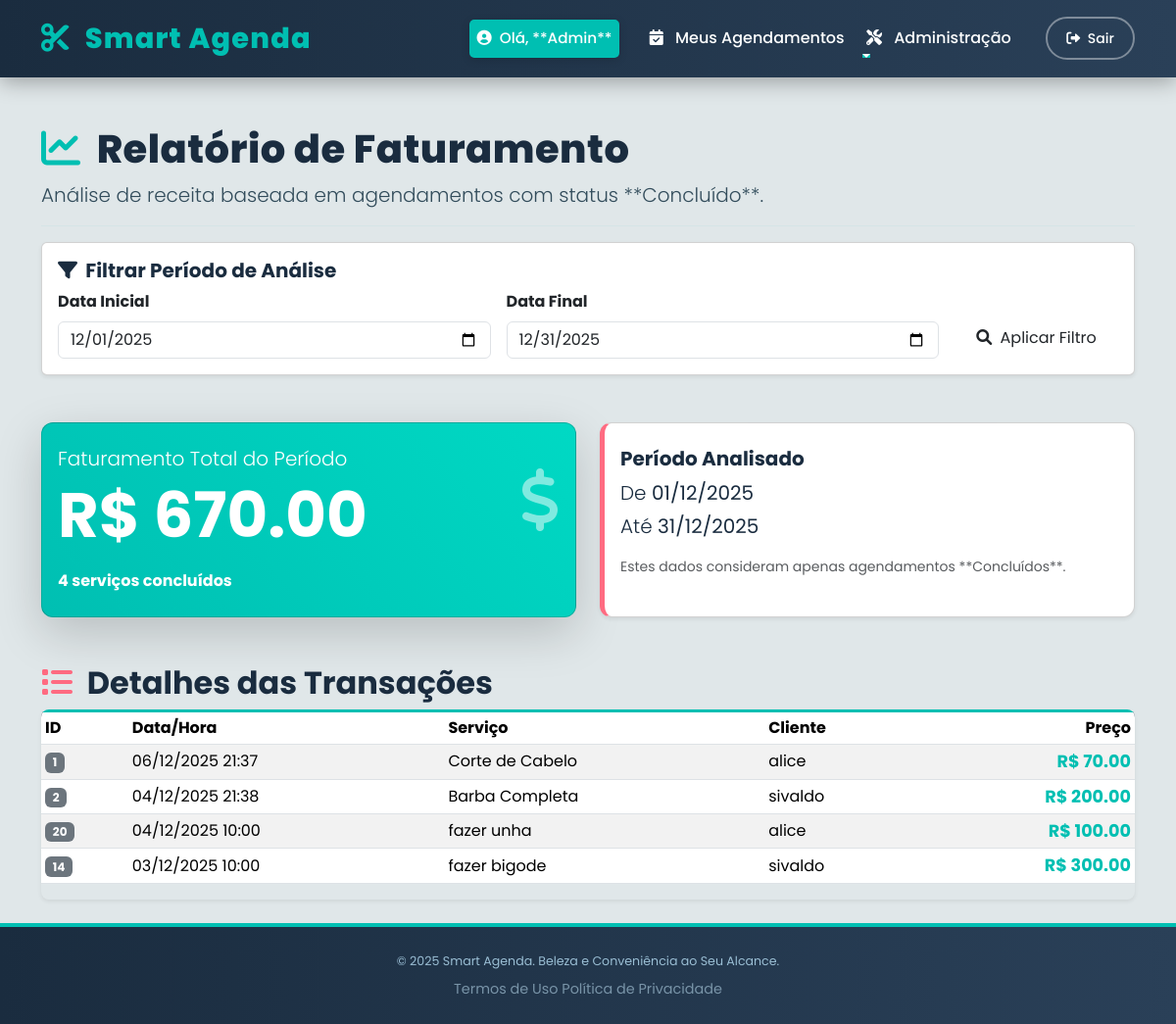
Page /services/admin/reports/billing (signed in) on the earlier database version.
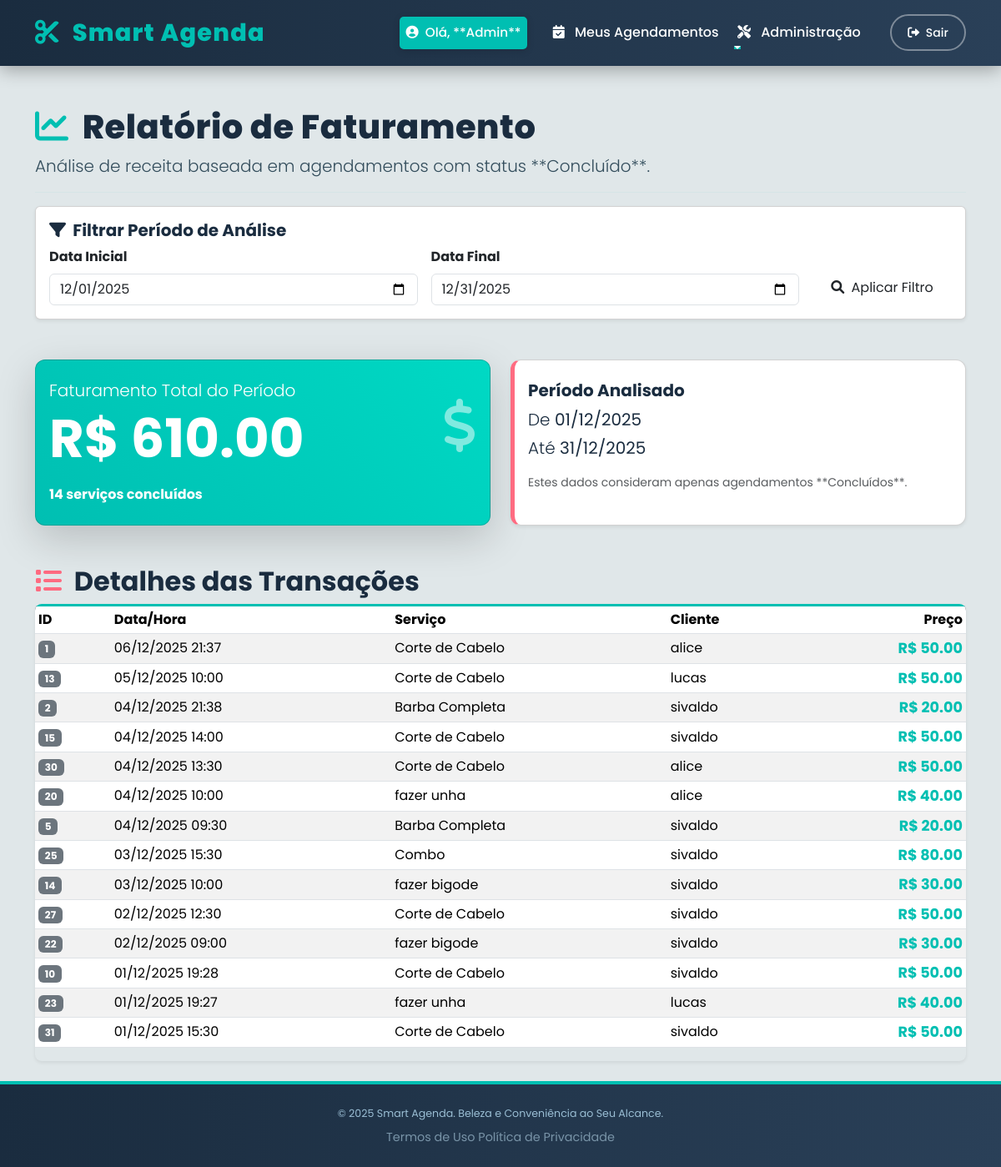
Same page on the later database version.
### app/models.py (models this page shows, shortened)
class Appointment(db.Model):
    id = db.Column(db.Integer, primary_key=True)
    data_horario = db.Column(db.DateTime, index=True, nullable=False)
    status = db.Column(db.String(50), default='Agendado')
    created_at = db.Column(db.DateTime, default=lambda: datetime.now(timezone.utc))
    user_id = db.Column(db.Integer, db.ForeignKey('user.id'), nullable=False)
    service_id = db.Column(db.Integer, db.ForeignKey('service.id'), nullable=False)
    user = db.relationship('User', backref='agendamentos', foreign_keys=[user_id])
    servico = db.relationship('Service', backref='agendamentos_do_servico', foreign_keys=[service_id])

class Service(db.Model):
    id = db.Column(db.Integer, primary_key=True)
    nome = db.Column(db.String(100), nullable=False, unique=True)
    descricao = db.Column(db.String(255))
    preco = db.Column(db.Float, nullable=False)
    duracao_minutos = db.Column(db.Integer, nullable=False)
    is_active = db.Column(db.Boolean, default=True)

class User(UserMixin, db.Model):
    id = db.Column(db.Integer, primary_key=True)
    nome = db.Column(db.String(100), nullable=False)
    email = db.Column(db.String(120), unique=True, nullable=False)
    senha_hash = db.Column(db.String(256), nullable=False)
    is_admin = db.Column(db.Boolean, default=False)
    __table_args__ = (Index('idx_user_email', 'email'),)

### app/services/routes.py (the view, shortened to what this page needs)
@bp.route('/admin/reports/billing', methods=['GET'])
@login_required
@admin_required
def billing_report():
    start_date_str = request.args.get('start_date')
    end_date_str = request.args.get('end_date')
    today = date.today()
    if not start_date_str or not end_date_str:
        start_date_filter = datetime(today.year, today.month, 1)
        try:
            end_date_filter = datetime(today.year, today.month + 1, 1) - timedelta(seconds=1)
        except ValueError:
            end_date_filter = datetime(today.year + 1, 1, 1) - timedelta(seconds=1)
    base_filter = [Appointment.status == 'Concluído']
    base_filter.append(Appointment.data_horario >= start_date_filter)
    base_filter.append(Appointment.data_horario <= end_date_filter)
    total_revenue_query = db.session.query(func.sum(Service.preco)).select_from(Appointment).join(Service).filter(*base_filter)
    total_revenue = total_revenue_query.scalar() or 0.00
    appointments_query = Appointment.query.join(Service).filter(*base_filter).order_by(Appointment.data_horario.desc())
    completed_appointments = appointments_query.all()
    return render_template('services/billing_report.html',
                           title='Relatório de Faturamento',
                           total_revenue=total_revenue,
                           appointments=completed_appointments,
                           start_date=start_date_filter.strftime('%Y-%m-%d'),
                           end_date=end_date_filter.strftime('%Y-%m-%d'),
                           datetime=datetime
                           )

### app/templates/services/billing_report.html (shortened to what the changed rows need)
{% extends "base.html" %}
{% block content %}
<div class="report-header mt-4">
    <h1 class="mb-2"><i class="fas fa-chart-line me-2"></i> Relatório de Faturamento</h1>
</div>
<div class="row mb-5">
    <div class="col-md-6">
        <div class="card text-white shadow-lg revenue-card h-100">
            <div class="card-body py-4">
                <div class="d-flex justify-content-between align-items-center">
                    <div>
                        <h5 class="card-title fw-light">Faturamento Total do Período</h5>
                        <h1 class="display-3 fw-bolder mb-0">R$ {{ "%.2f"|format(total_revenue) }}</h1>
                    </div>
                    <i class="fas fa-dollar-sign fa-4x opacity-50"></i>
                </div>
                <p class="mt-3 mb-0 fw-bold">{{ appointments | length }} serviços concluídos</p>
            </div>
        </div>
    </div>
</div>
<h2 class="fw-bold" style="color: var(--dark-navy);"><i class="fas fa-list me-2" style="color: var(--accent-pink);"></i> Detalhes das Transações</h2>
{% if appointments %}
<div class="table-responsive shadow-sm rounded-3">
    <table class="table table-striped table-hover align-middle table-sm">
        <thead>
            <tr class="table-dark-custom">
                <th>ID</th>
                <th>Data/Hora</th>
                <th>Serviço</th>
                <th>Cliente</th>
                <th class="text-end">Preço</th>
            </tr>
        </thead>
        <tbody>
            {% for appt in appointments %}
            <tr class="transaction-row">
                <td><span class="badge bg-secondary">{{ appt.id }}</span></td>
                <td>{{ appt.data_horario.strftime('%d/%m/%Y %H:%M') }}</td>
                <td>{{ appt.servico.nome }}</td>
                <td>{{ appt.user.nome }}</td>
                <td class="text-end transaction-price">R$ {{ "%.2f"|format(appt.servico.preco) }}</td>
            </tr>
            {% endfor %}
        </tbody>
    </table>
</div>
{% else %}
<div class="alert alert-warning border-warning mt-4 fw-bold">
    <i class="fas fa-exclamation-triangle me-2"></i> Nenhum agendamento com status **Concluído** encontrado neste período.
</div>
{% endif %}
{% endblock %}

Differences in the rows shown:
changed Service (number 1 of 5 on the later page): servico.preco "70.00" → "50.00"
now on this page (row edited): Appointment: id "13", data_horario "05/12/2025 10:00", servico.nome "Corte de Cabelo", user.nome "lucas", {{ "%.2f"|format(appt.servico.preco) }} "50.00"
changed Service (number 2 of 5 on the later page): servico.preco "200.00" → "20.00"
now on this page (row edited): Appointment: id "15", data_horario "04/12/2025 14:00", servico.nome "Corte de Cabelo", user.nome "sivaldo", {{ "%.2f"|format(appt.servico.preco) }} "50.00"
added Appointment: id "30", data_horario "04/12/2025 13:30", servico.nome "Corte de Cabelo", user.nome "alice", {{ "%.2f"|format(appt.servico.preco) }} "50.00"
changed Service (number 3 of 5 on the later page): servico.preco "100.00" → "40.00"
now on this page (row edited): Appointment: id "5", data_horario "04/12/2025 09:30", servico.nome "Barba Completa", user.nome "sivaldo", {{ "%.2f"|format(appt.servico.preco) }} "20.00"
added Appointment: id "25", data_horario "03/12/2025 15:30", servico.nome "Combo", user.nome "sivaldo"
now on this page (row edited): Service: servico.preco "80.00"
changed Service (number 5 of 5 on the later page): servico.preco "300.00" → "30.00"
added Appointment: id "27", data_horario "02/12/2025 12:30", servico.nome "Corte de Cabelo", user.nome "sivaldo", {{ "%.2f"|format(appt.servico.preco) }} "50.00"
now on this page (row edited): Appointment: id "22", data_horario "02/12/2025 09:00", servico.nome "fazer bigode", user.nome "sivaldo", {{ "%.2f"|format(appt.servico.preco) }} "30.00"
now on this page (row edited): Appointment: id "10", data_horario "01/12/2025 19:28", servico.nome "Corte de Cabelo", user.nome "sivaldo", {{ "%.2f"|format(appt.servico.preco) }} "50.00"
added Appointment: id "23", data_horario "01/12/2025 19:27", servico.nome "fazer unha", user.nome "lucas", {{ "%.2f"|format(appt.servico.preco) }} "40.00"
added Appointment: id "31", data_horario "01/12/2025 15:30", servico.nome "Corte de Cabelo", user.nome "sivaldo", {{ "%.2f"|format(appt.servico.preco) }} "50.00"
Other differences:
{{ "%.2f"|format(total_revenue) }}: "670.00" → "610.00"
{{ appointments | length }}: "4" → "14"
